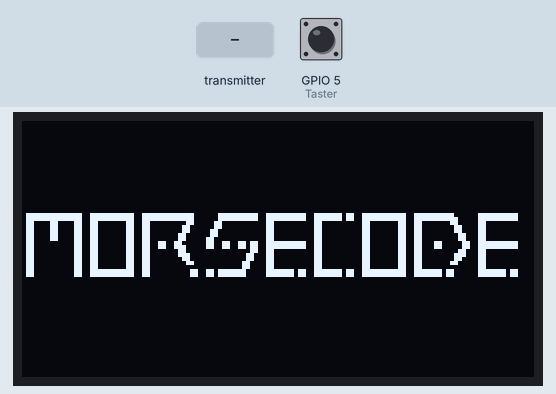
A program run on a simulated Seeed XIAO ESP32-C3. Parts: 128×64 one-colour display. The test bench sets the inputs (shaded band); at power-on: GPIO 5 (Taster) HIGH. What the program prints to the serial monitor is not drawn.

Above: at 1.9 s.
2.0 s: the transmitter starts sending charreceive = 0
At 2.4 s:
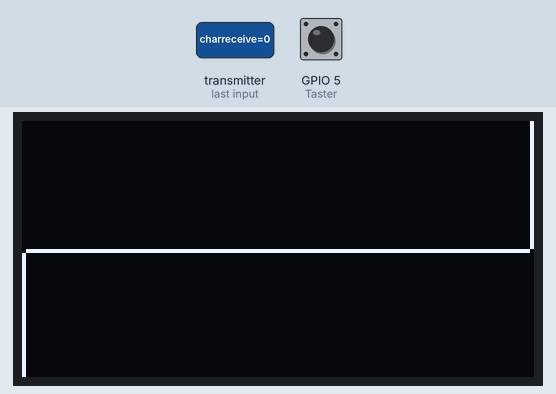
5.0 s: GPIO 5 (Taster) pulled LOW for 0.15 s
At 5.2 s:
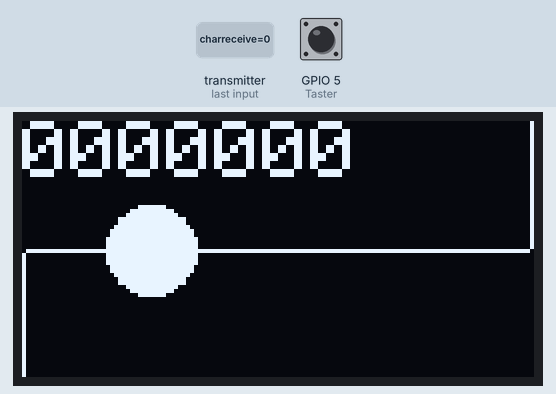
5.7 s: GPIO 5 (Taster) pulled LOW for 1 s
At 6.8 s:
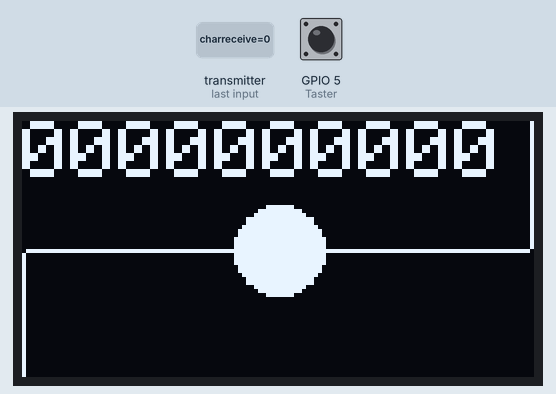
7.3 s: GPIO 5 (Taster) pulled LOW for 0.15 s
8.0 s: the transmitter starts sending charreceive = 1
At 8.1 s:
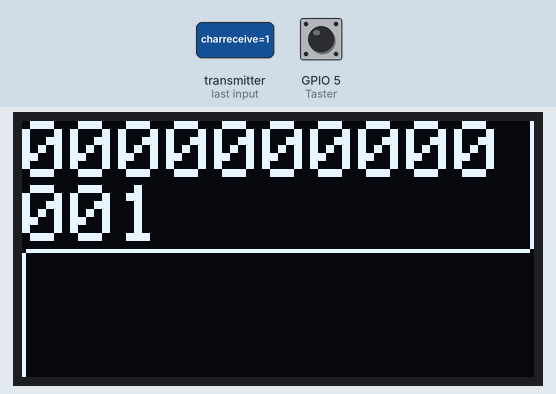
11.0 s: GPIO 5 (Taster) pulled LOW for 3.2 s
At 14.8 s:
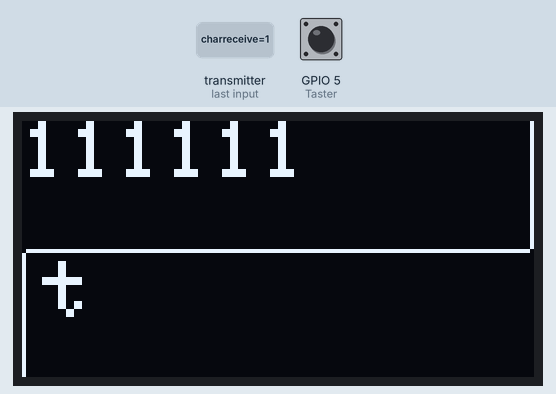
Timing chart, 0 to 15.8 s (numbered marks = the images above; inputs shaded):
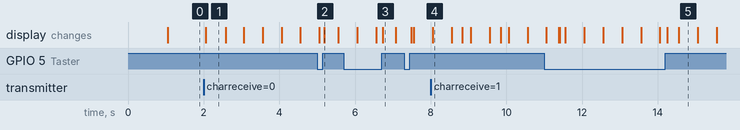

The program:

main.cpp
```cpp
#include <Arduino.h>
#include <Adafruit_GFX.h>                     //Display Bibliotheken werden importiert
#include <Adafruit_SSD1306.h>
#include <SPI.h>
#include <Wire.h>
#include <esp_now.h>
#include <WiFi.h>
#include "morsecode10.h"
#include "morsecode8.h"

uint8_t receiverAddress[] = {0x94, 0xb9, 0x7e, 0xda, 0x4d, 0x64};

int Taster = 5;
String morseInput = "...";

#define OLED_RESET -1
#define OLED_WIDTH 128    //x-Achse
#define OLED_HEIGHT 64    //y-Achse
//#define SSD1306_LCDHEIGHT 64
//#define SSD1306_128_64

//Adafruit_SSD1306 display(OLED_RESET);
Adafruit_SSD1306 display(OLED_WIDTH, OLED_HEIGHT, &Wire, OLED_RESET);     //Breite, Höhe, I2C und Reset pin für Display werden festgelegt

float r = 5.4;    //Radius für Kreise

int a = 0;

bool buttonPressed = false;   //für dot measurement
bool buttonhigh = false;
bool buttonlow = true;
long pressStart = 0;
long pauseStart = 0;
long signalTime = 0;
long pauseTime = 0;
bool printchar = false;

bool timeSet = false;
long dotTime = 0;    //Zeit für Punkt
char character[6];
String eingabeTaster = "";
bool charPause = false;
// Morsecode Array

String morseCode[] = {".-","-...","-.-.","-..",".","..-.","--.","....","..",".---","-.-",".-..","--",
"-.","---",".--.","--.-",".-.","...","-","..-","...-",".--","-..-","-.--","--..",
"-----",".----","..---","...--","....-",".....","-....","--...","---..","----."};

char Zeichen[] = {'a','b','c','d','e','f','g','h','i','j','k','l','m',
'n','o','p','q','r','s','t','u','v','w','x','y','z',
'0','1','2','3','4','5','6','7','8','9'};

int lenghtZeichen = sizeof(Zeichen);


struct struct_morse {
  //char raw[5];
  char Zeichen;
};

struct_morse dataSend;


char charsend;    //nur um Zeichen zu senden
char charreceive;   //um Zeichen zu empfangen

String receivedline;     //speichert empfangene Zeichen zwischen, um diese bei display änderungen erneut anzeigen zu können
String sendLine;         //speichert gesendete Zeichen zwischen, um (siehe oben)
bool newMessagereceive = false;
bool newMessagesend = false;
int line = 2;


esp_now_peer_info_t peerInfo;


void checklenght(String &Zeile){
  if ((Zeile.length() * 6 * 2 / line) >= OLED_WIDTH - 10) {     //OLED WIDTH ist 124 aber die Breit ist 123
    Zeile.clear();
  }
}

void displayMessages(){
  display.clearDisplay();
  display.drawLine(1, OLED_HEIGHT/2, OLED_WIDTH - 2, OLED_HEIGHT/2, WHITE);
  display.drawLine(0, OLED_HEIGHT/2 + 1, 0, OLED_HEIGHT, WHITE);
  display.drawLine(OLED_WIDTH - 1, OLED_HEIGHT/2 - 1, OLED_WIDTH - 1, 0, WHITE);
  if (newMessagesend == true){
    line = 1;
    newMessagesend = false;
    checklenght(sendLine);        //wenn die Länge der gesendeten Zeichen unter der displaybreit ist, dann wir das einfach ausgegeben, ansonsten wird die Zeile gelöscht und neu angefangen
    sendLine += charsend;
    Serial.print("charsend: ");
    Serial.println(charsend);
  }
  display.setCursor(5, 35);
  display.print(sendLine);
  Serial.print("sendString: ");
  Serial.println(sendLine);

  if (newMessagereceive == true){
    line = 2;
    newMessagereceive = false;
    checklenght(receivedline);
    receivedline += charreceive;
  }
  display.setCursor(0, 0);
  display.print(receivedline);


  display.display();
}

void OnDataSent(const uint8_t *mac_addr, esp_now_send_status_t status) {
  Serial.print("\r\nLast Packet Send Status:\t");
  Serial.println(status == ESP_NOW_SEND_SUCCESS ? "Delivery Success" : "Delivery Fail");
}

void OnDataRecv(const uint8_t * mac, const uint8_t *incomingData, int len) {
  memcpy(&charreceive, incomingData, sizeof(charreceive));
  Serial.print("Bytes received: ");
  Serial.println(len);
  Serial.print("Char: ");
  Serial.println(charreceive);
  newMessagereceive = true;
  displayMessages();
}

char checkChar(String morseEingabe){      //Durchgehen des Arrays nach dem Morsecode
  Serial.print(morseEingabe + " : ");
  for (int i=0; i < lenghtZeichen; i++){
    if (morseCode[i] == morseEingabe){
      //display.print(Zeichen[i]);
      //display.display();
      dataSend.Zeichen = Zeichen[i];
      charsend = Zeichen[i];
      newMessagesend = true;
      displayMessages();
      esp_err_t result = esp_now_send(receiverAddress, (uint8_t *) &charsend, sizeof(charsend));
      if (result == ESP_OK) {
      Serial.println("Sent with success");
      }
      else {
        Serial.println("Error sending the data");
      }
      return Zeichen[i];                  //Ausgabe des encodierten Buchstabens
    }
  }
  display.print('?');
  return '?';
}


int measureDotTime(){   //misst die durchschnittliche Zeit für 1x kurz Drücken
  Serial.println("... kurze Punkte Zeit messen. Bitte 3x kurz drücken");
  /*display.setCursor(0, 0);
  display.setTextSize(2);
  display.clearDisplay();
  display.print("3x drucken");
  display.display(); */

  display.clearDisplay();     //Kreise zeichnen
  display.drawCircle((OLED_WIDTH/4), (OLED_HEIGHT/2), (OLED_HEIGHT/r), WHITE);
  display.drawCircle((OLED_WIDTH/4)*2, (OLED_HEIGHT/2), (OLED_HEIGHT/r), WHITE);
  display.drawCircle((OLED_WIDTH/4)*3, (OLED_HEIGHT/2), (OLED_HEIGHT/r), WHITE);
  display.drawCircle((OLED_WIDTH/4), (OLED_HEIGHT/2), (OLED_HEIGHT/r), WHITE);
  display.drawCircle((OLED_WIDTH/4)*2, (OLED_HEIGHT/2), (OLED_HEIGHT/r), WHITE);
  display.drawCircle((OLED_WIDTH/4)*3, (OLED_HEIGHT/2), (OLED_HEIGHT/r), WHITE);
  display.display();

  long pressStart = 0;
  long pressDuration[3];
  int i=0;
  while(timeSet == false){
    if(digitalRead(Taster) == LOW && i<3 && buttonPressed == false){         //Wenn Taster gedrückt wird, wir der "Timer" gestartet
      buttonPressed = true;
      pressStart = millis();
    }
    else if(digitalRead(Taster) == HIGH && buttonPressed == true && i<3){      //erste gemessene Zeit wird in Array geschrieben
      buttonPressed = false;
      pressDuration[i] = (millis()-pressStart);
      Serial.print(i);
      Serial.print(" : ");
      Serial.print(pressDuration[i]);
      Serial.println(" ms");
      i++;
      /*display.setCursor(0, 20);
      display.setTextSize(2);
      display.clearDisplay();
      display.print(i);
      display.display();*/

      display.fillCircle((OLED_WIDTH/4)*i, (OLED_HEIGHT/2), (OLED_HEIGHT/r), WHITE);
      display.display();
    }
    else if(i >= 3){                        //Nach drei Messungen wird der Durschschnittswerk für einen . berechnet
      for(int s = 0; s < i; s++){
        dotTime += pressDuration[s];
      }
      dotTime /= i;
      timeSet = true;
    }
    delay(10);
  }
  delay(dotTime*3);
  display.setCursor(0, 20);
  display.setTextSize(2);
  display.clearDisplay();
  display.print(". = ");
  display.print(dotTime);
  display.print(" ms");
  display.display();
  delay(1000);
  return dotTime;
}

void recLenght(long receivedSignal){                                         //Länge des Signals bestimmen
  //Serial.println("reclenght started");
  if (receivedSignal < (2*dotTime)){         // Zeit etwa 1x dotTime == .
    character[a] = '.';
    //Serial.print(a);
    //Serial.print(character[a]);
    //Serial.println(" short press");
    a++;
  }
  else if (receivedSignal >= (2*dotTime)){                    // Zeit etwa 3x dotTime == -
    character[a] = '-';
    //Serial.print(a);
    //Serial.print(character[a]);
    //Serial.println("long press");
    a++;
  }
}

void recPause(long receivedPause){                                        //Länge der Pause zwischen zwei Signalen bestimmen
  //Serial.println("recPause started");
  if (receivedPause > 0 && receivedPause < (3*dotTime)){         // Zeit etwa 1x dotTime == Pause zwischen ., bzw. -
    //Serial.println("kurze Pause");
  }
  else if (receivedPause >= (3*dotTime) && receivedPause < (7*dotTime) && a > 0){                    // Zeit etwa 3x dotTime == Pause zwischen Zeichen
    printchar = true;
    //Serial.println("mittlere Pause");
    //return eingabeTaster;
  }
  else if (receivedPause >= (7*dotTime)){                    // Zeit etwa 7x dotTime == Pause zwischen Wörtern
    /*display.print(" ");
    display.display();*/    //zur Übung, bzw. für Einsteiger keine Leerzeichen
    //Serial.println("lange Pause");
    //Serial.print(" ");                        //Leerzeichen zwischen Wörtern
  }
}

void setup() {
  Serial.begin(115200);
  Serial.println("Morse Code");
  if(!display.begin(SSD1306_SWITCHCAPVCC, 0x3C)) {
    Serial.println(F("SSD1306 allocation failed"));
    for(;;); // Don't proceed, loop forever
  }
  delay(1000);

  WiFi.mode(WIFI_STA);

  // Init ESP-NOW
  if (esp_now_init() != ESP_OK) {
    Serial.println("Error initializing ESP-NOW");
    return;
  }

  // Once ESPNow is successfully Init, we will register for recv CB to
  // get recv packer info
  esp_now_register_send_cb(esp_now_send_cb_t(OnDataSent));
  esp_now_register_recv_cb(esp_now_recv_cb_t(OnDataRecv));

  memcpy(peerInfo.peer_addr, receiverAddress, 6);
  peerInfo.channel = 0;
  peerInfo.encrypt = false;

  // Add peer
  if (esp_now_add_peer(&peerInfo) != ESP_OK){
    Serial.println("Failed to add peer");
    return;
  }


  pinMode(Taster, INPUT_PULLUP);

  display.clearDisplay();
  display.setCursor(0, (64/2));
  //display.setTextSize(2);
  display.setFont(&MorseCoder_RppRE8pt7b);
  display.setTextColor(WHITE);
  display.print("morsecode");
  display.display();
  delay(1500);
  display.clearDisplay();
  display.setFont(NULL);
  display.setTextSize(2);
  display.setCursor(0, 0);

  measureDotTime();
  Serial.print(dotTime);
  Serial.println(" ms");

  memset(character, 0, sizeof(character));      //character Array wird komplett auf 0 gesetzt
  display.clearDisplay();
  display.setTextSize(3);
  display.setCursor(20, 20);
  display.setTextColor(WHITE);
  display.print("Ready");
  display.display();
  delay(1500);
  display.clearDisplay();
  display.setFont(NULL);
  display.setTextSize(2);
  display.setCursor(0, 0);
  display.display();
}

void loop() {
  display.drawLine(1, OLED_HEIGHT/2, OLED_WIDTH - 2, OLED_HEIGHT/2, WHITE);
  display.drawLine(0, OLED_HEIGHT/2 + 1, 0, OLED_HEIGHT, WHITE);
  display.drawLine(OLED_WIDTH - 1, OLED_HEIGHT/2 - 1, OLED_WIDTH - 1, 0, WHITE);
  display.display();

  // put your main code here, to run repeatedly:
  if (digitalRead(Taster) == LOW && buttonhigh == false){     //wenn der Taster gedrückt wird, wird der "timer" für die Drückzeit gestartet
    pressStart = millis();
    pauseTime = millis() - pauseStart;
    if (pauseTime > 50){
      Serial.println(pauseTime);
      Serial.print("pausenzeit: ");
      Serial.println(pauseTime);
      recPause(pauseTime);
    }
    buttonhigh = true;
    buttonlow = false;
    Serial.println("1");
  }

  if (digitalRead(Taster) == HIGH && buttonlow == false){     //wenn der Taster losgelassen wird, wird der "timer" für die Pause gestartet
    pauseStart = millis();
    signalTime = millis() - pressStart;
    if (signalTime > 0 && a <= 5){
      Serial.print("drückzeit: ");
      Serial.println(signalTime);
      recLenght(signalTime);
    }

    if (a > 5){
      a = 0;
    }
    buttonlow = true;
    buttonhigh = false;
    Serial.println("0");
  }

  if (printchar == true or ((millis()-pressStart) > 5*dotTime) and a > 0){
    printchar = false;
    eingabeTaster = "";                                               //Eingegebene Werte werden zurückgesetzt
    for(int s = 0; s < a; s++){                        //Empfangener Code für Zeichen wird in Eingabe Taster geschrieben
      eingabeTaster += character[s];
    }
    eingabeTaster.trim();       //Lerzeichen werden entfernt
    printchar = false;
    a = 0;
    Serial.println(checkChar(eingabeTaster));
    memset(character, 0, sizeof(character));
  }


  if (Serial.available() > 0){
    String eingabe = Serial.readString();    //Eingabe bis zum Umruch also Enter lesen

    eingabe.trim();   //Leerzeichen vor und nach der Eingabe entfernen

    Serial.println(checkChar(eingabe));
  }
  delay(20);
}
```

Source omitted: morsecode10.h (data table, 16335 bytes), morsecode8.h (data table, 12160 bytes)

Measured:
- after the input at 2.0 s, the display: changes after 0.06 s (image 1)
- after the input at 5.0 s, the display: first differs from a run without the input after 0.18 s (image 2)
- after the input at 5.7 s, the display: first differs from a run without the input after 1.0 s (image 3)
- after the input at 11.0 s, the display: first differs from a run without the input after 3.2 s (image 5 shows a later state)
- what the display in image 1 shows lasts 0.5 s, from 2.1 s to 2.6 s
